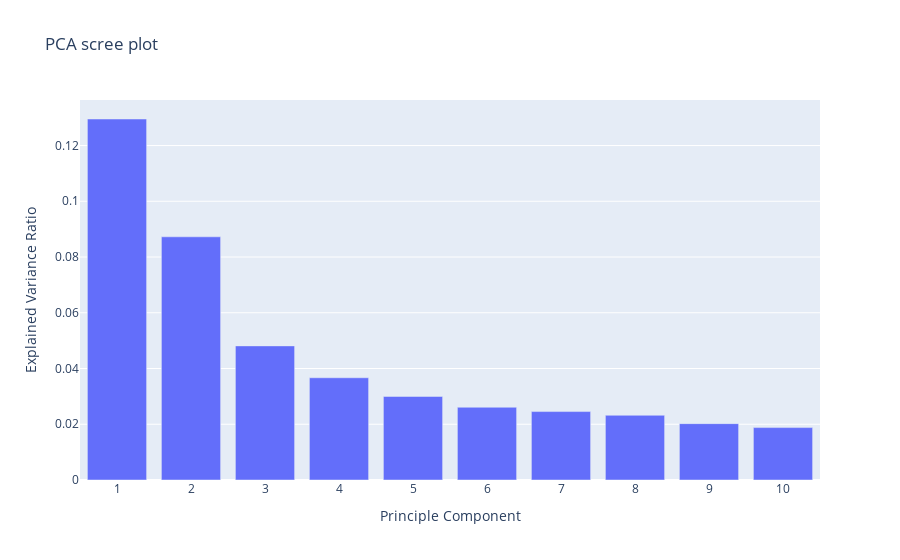

The code cell stored with this chart in its notebook:
### Markdown cell above
## PCA for dimension reduction
We will keep only the first 3 components to be able to visualize the features in space. It will be a glance at how the model sees the data before sending it to its classifier.

### Code cell
N_COMPONENTS = 10

pca = PCA(n_components=N_COMPONENTS)
pca.fit(features_df)
x = list(range(1, N_COMPONENTS+1))
y = pca.explained_variance_ratio_
fig = go.Figure()
fig.add_trace(
    go.Bar(
        x=x,
        y=y
    )
)
fig.update_layout(
    title_text='PCA scree plot',
    xaxis=dict(title_text='Principle Component',
               tickmode='array', tickvals=x),
    yaxis=dict(title_text='Explained Variance Ratio'),
)

### Figure 1 — Plotly figure (JSON) as saved in the notebook; plotly's stock layout.template omitted (floating-point values rounded to 4 significant figures)
{"data": [{"type": "bar", "x": [1, 2, 3, 4, 5, 6, 7, 8, 9, 10], "y": [0.1295, 0.08725, 0.04812, 0.03668, 0.02998, 0.0261, 0.02455, 0.02322, 0.02022, 0.01881]}], "layout": {"title": {"text": "PCA scree plot"}, "xaxis": {"tickmode": "array", "tickvals": [1, 2, 3, 4, 5, 6, 7, 8, 9, 10], "title": {"text": "Principle Component"}}, "yaxis": {"title": {"text": "Explained Variance Ratio"}}}}
